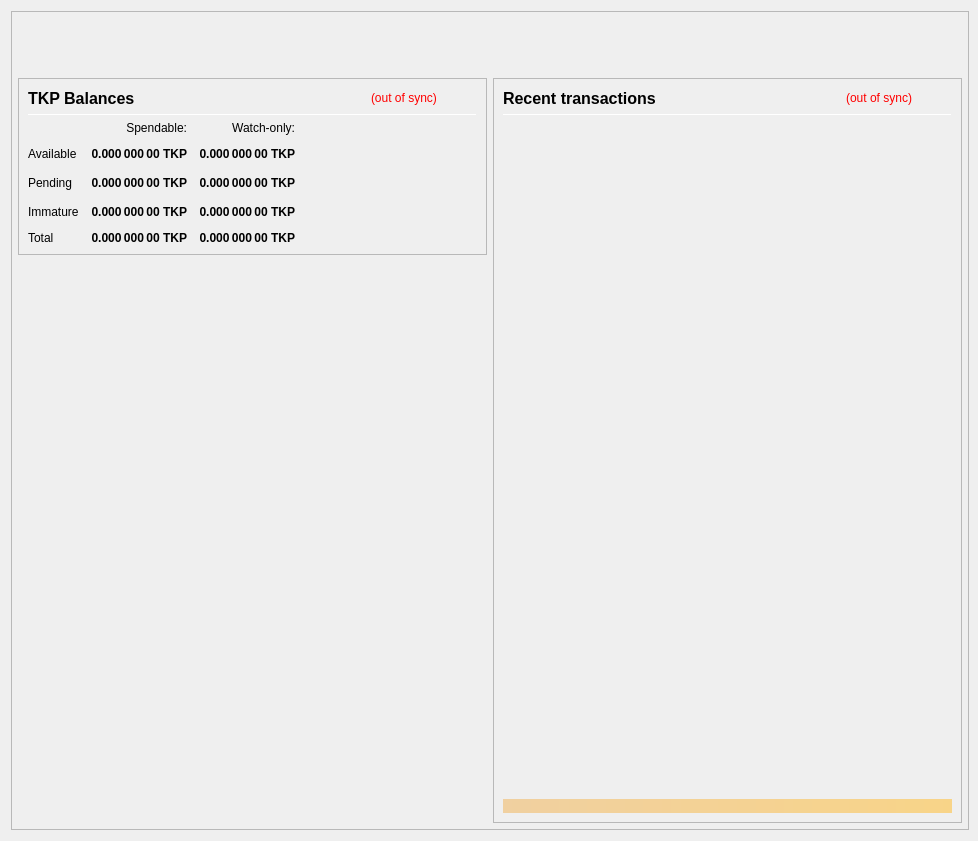
<?xml version="1.0" encoding="UTF-8"?>
<ui version="4.0">
 <class>OverviewPage</class>
 <widget class="QWidget" name="OverviewPage">
  <property name="geometry">
   <rect>
    <x>0</x>
    <y>0</y>
    <width>978</width>
    <height>841</height>
   </rect>
  </property>
  <property name="minimumSize">
   <size>
    <width>960</width>
    <height>682</height>
   </size>
  </property>
  <property name="font">
   <font>
    <weight>50</weight>
    <bold>false</bold>
   </font>
  </property>
  <property name="windowTitle">
   <string>Form</string>
  </property>
  <layout class="QVBoxLayout" name="topLayout" stretch="0">
   <property name="rightMargin">
    <number>9</number>
   </property>
   <item>
    <widget class="QFrame" name="frame_BG">
     <property name="minimumSize">
      <size>
       <width>850</width>
       <height>610</height>
      </size>
     </property>
     <property name="maximumSize">
      <size>
       <width>16777215</width>
       <height>16777215</height>
      </size>
     </property>
     <property name="frameShape">
      <enum>QFrame::StyledPanel</enum>
     </property>
     <property name="frameShadow">
      <enum>QFrame::Raised</enum>
     </property>
     <layout class="QVBoxLayout" name="verticalLayout_3" stretch="0">
      <property name="leftMargin">
       <number>0</number>
      </property>
      <property name="topMargin">
       <number>0</number>
      </property>
      <property name="rightMargin">
       <number>0</number>
      </property>
      <property name="bottomMargin">
       <number>6</number>
      </property>
      <item>
       <layout class="QVBoxLayout" name="verticalLayout_Master" stretch="0,1">
        <property name="leftMargin">
         <number>0</number>
        </property>
        <property name="topMargin">
         <number>0</number>
        </property>
        <property name="rightMargin">
         <number>0</number>
        </property>
        <property name="bottomMargin">
         <number>0</number>
        </property>
        <item>
         <widget class="QFrame" name="frame_Header">
          <layout class="QVBoxLayout" name="verticalLayout_Header" stretch="0">
           <property name="leftMargin">
            <number>0</number>
           </property>
           <property name="topMargin">
            <number>0</number>
           </property>
           <property name="rightMargin">
            <number>0</number>
           </property>
           <property name="bottomMargin">
            <number>0</number>
           </property>
           <item>
            <layout class="QHBoxLayout" name="horizontalLayout_Header" stretch="1,0">
             <property name="spacing">
              <number>6</number>
             </property>
             <item>
              <spacer name="horizontalSpacer_Header">
               <property name="orientation">
                <enum>Qt::Horizontal</enum>
               </property>
               <property name="sizeHint" stdset="0">
                <size>
                 <width>40</width>
                 <height>20</height>
                </size>
               </property>
              </spacer>
             </item>
             <item>
              <widget class="QLabel" name="labelOverviewHeaderRight">
               <property name="minimumSize">
                <size>
                 <width>464</width>
                 <height>60</height>
                </size>
               </property>
               <property name="maximumSize">
                <size>
                 <width>16777215</width>
                 <height>60</height>
                </size>
               </property>
               <property name="font">
                <font>
                 <pointsize>14</pointsize>
                </font>
               </property>
               <property name="text">
                <string/>
               </property>
               <property name="alignment">
                <set>Qt::AlignRight|Qt::AlignTrailing|Qt::AlignVCenter</set>
               </property>
              </widget>
             </item>
            </layout>
           </item>
          </layout>
         </widget>
        </item>
        <item>
         <widget class="QFrame" name="frame_Content">
          <layout class="QVBoxLayout" name="verticalLayout_Content">
           <property name="leftMargin">
            <number>6</number>
           </property>
           <property name="topMargin">
            <number>0</number>
           </property>
           <property name="rightMargin">
            <number>6</number>
           </property>
           <property name="bottomMargin">
            <number>0</number>
           </property>
           <item>
            <layout class="QHBoxLayout" name="horizontalLayout_Content" stretch="1,1">
             <property name="spacing">
              <number>6</number>
             </property>
             <item>
              <layout class="QVBoxLayout" name="verticalLayout_left" stretch="0,0">
               <item>
                <widget class="QFrame" name="frameBalances">
                 <property name="frameShape">
                  <enum>QFrame::StyledPanel</enum>
                 </property>
                 <property name="frameShadow">
                  <enum>QFrame::Raised</enum>
                 </property>
                 <layout class="QVBoxLayout" name="verticalLayout_4">
                  <item>
                   <layout class="QHBoxLayout" name="hlBalancesHeader" stretch="2,0,0">
                    <property name="spacing">
                     <number>6</number>
                    </property>
                    <item>
                     <widget class="QLabel" name="labelBalances">
                      <property name="minimumSize">
                       <size>
                        <width>0</width>
                        <height>0</height>
                       </size>
                      </property>
                      <property name="font">
                       <font>
                        <pointsize>12</pointsize>
                        <weight>75</weight>
                        <bold>true</bold>
                       </font>
                      </property>
                      <property name="text">
                       <string>TKP Balances</string>
                      </property>
                     </widget>
                    </item>
                    <item>
                     <widget class="QLabel" name="labelWalletStatus">
                      <property name="cursor">
                       <cursorShape>WhatsThisCursor</cursorShape>
                      </property>
                      <property name="toolTip">
                       <string>The displayed information may be out of date. Your wallet automatically synchronizes with the Triskelpremium network after a connection is established, but this process has not completed yet.</string>
                      </property>
                      <property name="styleSheet">
                       <string notr="true">QLabel { color: red; }</string>
                      </property>
                      <property name="text">
                       <string notr="true">(out of sync)</string>
                      </property>
                      <property name="alignment">
                       <set>Qt::AlignLeading|Qt::AlignLeft|Qt::AlignVCenter</set>
                      </property>
                     </widget>
                    </item>
                    <item>
                     <spacer name="hsBalancesHeader">
                      <property name="orientation">
                       <enum>Qt::Horizontal</enum>
                      </property>
                      <property name="sizeHint" stdset="0">
                       <size>
                        <width>40</width>
                        <height>20</height>
                       </size>
                      </property>
                     </spacer>
                    </item>
                   </layout>
                  </item>
                  <item>
                   <widget class="Line" name="lineBalances">
                    <property name="minimumSize">
                     <size>
                      <width>0</width>
                      <height>1</height>
                     </size>
                    </property>
                    <property name="maximumSize">
                     <size>
                      <width>16777215</width>
                      <height>1</height>
                     </size>
                    </property>
                    <property name="orientation">
                     <enum>Qt::Horizontal</enum>
                    </property>
                   </widget>
                  </item>
                  <item>
                   <layout class="QGridLayout" name="gridLayout">
                    <property name="spacing">
                     <number>12</number>
                    </property>
                    <item row="2" column="2">
                     <widget class="QLabel" name="labelWatchPending">
                      <property name="font">
                       <font>
                        <weight>75</weight>
                        <bold>true</bold>
                       </font>
                      </property>
                      <property name="cursor">
                       <cursorShape>ArrowCursor</cursorShape>
                      </property>
                      <property name="toolTip">
                       <string>Unconfirmed transactions to watch-only addresses</string>
                      </property>
                      <property name="text">
                       <string notr="true">0.000 000 00 TKP</string>
                      </property>
                      <property name="alignment">
                       <set>Qt::AlignRight|Qt::AlignTrailing|Qt::AlignVCenter</set>
                      </property>
                      <property name="textInteractionFlags">
                       <set>Qt::NoTextInteraction</set>
                      </property>
                     </widget>
                    </item>
                    <item row="2" column="1">
                     <widget class="QLabel" name="labelUnconfirmed">
                      <property name="font">
                       <font>
                        <weight>75</weight>
                        <bold>true</bold>
                       </font>
                      </property>
                      <property name="cursor">
                       <cursorShape>ArrowCursor</cursorShape>
                      </property>
                      <property name="toolTip">
                       <string>Total of transactions that have yet to be confirmed, and do not yet count toward the spendable balance</string>
                      </property>
                      <property name="text">
                       <string notr="true">0.000 000 00 TKP</string>
                      </property>
                      <property name="alignment">
                       <set>Qt::AlignRight|Qt::AlignTrailing|Qt::AlignVCenter</set>
                      </property>
                      <property name="textInteractionFlags">
                       <set>Qt::NoTextInteraction</set>
                      </property>
                     </widget>
                    </item>
                    <item row="3" column="2">
                     <widget class="QLabel" name="labelWatchImmature">
                      <property name="font">
                       <font>
                        <weight>75</weight>
                        <bold>true</bold>
                       </font>
                      </property>
                      <property name="cursor">
                       <cursorShape>ArrowCursor</cursorShape>
                      </property>
                      <property name="toolTip">
                       <string>Staked or masternode rewards in watch-only addresses that has not yet matured</string>
                      </property>
                      <property name="text">
                       <string notr="true">0.000 000 00 TKP</string>
                      </property>
                      <property name="alignment">
                       <set>Qt::AlignRight|Qt::AlignTrailing|Qt::AlignVCenter</set>
                      </property>
                      <property name="textInteractionFlags">
                       <set>Qt::NoTextInteraction</set>
                      </property>
                     </widget>
                    </item>
                    <item row="4" column="0">
                     <widget class="QLabel" name="labelTotalText">
                      <property name="text">
                       <string>Total</string>
                      </property>
                      <property name="textInteractionFlags">
                       <set>Qt::NoTextInteraction</set>
                      </property>
                     </widget>
                    </item>
                    <item row="3" column="1">
                     <widget class="QLabel" name="labelImmature">
                      <property name="font">
                       <font>
                        <weight>75</weight>
                        <bold>true</bold>
                       </font>
                      </property>
                      <property name="cursor">
                       <cursorShape>ArrowCursor</cursorShape>
                      </property>
                      <property name="toolTip">
                       <string>Staked or masternode rewards that has not yet matured</string>
                      </property>
                      <property name="text">
                       <string notr="true">0.000 000 00 TKP</string>
                      </property>
                      <property name="alignment">
                       <set>Qt::AlignRight|Qt::AlignTrailing|Qt::AlignVCenter</set>
                      </property>
                      <property name="textInteractionFlags">
                       <set>Qt::NoTextInteraction</set>
                      </property>
                     </widget>
                    </item>
                    <item row="2" column="3">
                     <spacer name="hsBalances">
                      <property name="orientation">
                       <enum>Qt::Horizontal</enum>
                      </property>
                      <property name="sizeHint" stdset="0">
                       <size>
                        <width>40</width>
                        <height>20</height>
                       </size>
                      </property>
                     </spacer>
                    </item>
                    <item row="3" column="0">
                     <widget class="QLabel" name="labelImmatureText">
                      <property name="text">
                       <string>Immature</string>
                      </property>
                      <property name="textInteractionFlags">
                       <set>Qt::NoTextInteraction</set>
                      </property>
                     </widget>
                    </item>
                    <item row="4" column="1">
                     <widget class="QLabel" name="labelTotal">
                      <property name="font">
                       <font>
                        <weight>75</weight>
                        <bold>true</bold>
                       </font>
                      </property>
                      <property name="cursor">
                       <cursorShape>ArrowCursor</cursorShape>
                      </property>
                      <property name="toolTip">
                       <string>Your current total balance</string>
                      </property>
                      <property name="text">
                       <string notr="true">0.000 000 00 TKP</string>
                      </property>
                      <property name="alignment">
                       <set>Qt::AlignRight|Qt::AlignTrailing|Qt::AlignVCenter</set>
                      </property>
                      <property name="textInteractionFlags">
                       <set>Qt::NoTextInteraction</set>
                      </property>
                     </widget>
                    </item>
                    <item row="4" column="2">
                     <widget class="QLabel" name="labelWatchTotal">
                      <property name="font">
                       <font>
                        <weight>75</weight>
                        <bold>true</bold>
                       </font>
                      </property>
                      <property name="cursor">
                       <cursorShape>ArrowCursor</cursorShape>
                      </property>
                      <property name="toolTip">
                       <string>Current total balance in watch-only addresses</string>
                      </property>
                      <property name="text">
                       <string notr="true">0.000 000 00 TKP</string>
                      </property>
                      <property name="alignment">
                       <set>Qt::AlignRight|Qt::AlignTrailing|Qt::AlignVCenter</set>
                      </property>
                      <property name="textInteractionFlags">
                       <set>Qt::NoTextInteraction</set>
                      </property>
                     </widget>
                    </item>
                    <item row="0" column="2">
                     <widget class="QLabel" name="labelWatchonly">
                      <property name="text">
                       <string>Watch-only:</string>
                      </property>
                      <property name="alignment">
                       <set>Qt::AlignRight|Qt::AlignTrailing|Qt::AlignVCenter</set>
                      </property>
                     </widget>
                    </item>
                    <item row="1" column="0">
                     <widget class="QLabel" name="labelBalanceText">
                      <property name="text">
                       <string>Available</string>
                      </property>
                      <property name="textInteractionFlags">
                       <set>Qt::NoTextInteraction</set>
                      </property>
                     </widget>
                    </item>
                    <item row="1" column="1">
                     <widget class="QLabel" name="labelBalance">
                      <property name="font">
                       <font>
                        <weight>75</weight>
                        <bold>true</bold>
                       </font>
                      </property>
                      <property name="cursor">
                       <cursorShape>ArrowCursor</cursorShape>
                      </property>
                      <property name="toolTip">
                       <string>Your current spendable balance</string>
                      </property>
                      <property name="text">
                       <string notr="true">0.000 000 00 TKP</string>
                      </property>
                      <property name="alignment">
                       <set>Qt::AlignRight|Qt::AlignTrailing|Qt::AlignVCenter</set>
                      </property>
                      <property name="textInteractionFlags">
                       <set>Qt::NoTextInteraction</set>
                      </property>
                     </widget>
                    </item>
                    <item row="1" column="2">
                     <widget class="QLabel" name="labelWatchAvailable">
                      <property name="font">
                       <font>
                        <weight>75</weight>
                        <bold>true</bold>
                       </font>
                      </property>
                      <property name="cursor">
                       <cursorShape>ArrowCursor</cursorShape>
                      </property>
                      <property name="toolTip">
                       <string>Your current balance in watch-only addresses</string>
                      </property>
                      <property name="text">
                       <string notr="true">0.000 000 00 TKP</string>
                      </property>
                      <property name="alignment">
                       <set>Qt::AlignRight|Qt::AlignTrailing|Qt::AlignVCenter</set>
                      </property>
                      <property name="textInteractionFlags">
                       <set>Qt::NoTextInteraction</set>
                      </property>
                     </widget>
                    </item>
                    <item row="2" column="0">
                     <widget class="QLabel" name="labelPendingText">
                      <property name="text">
                       <string>Pending</string>
                      </property>
                      <property name="textInteractionFlags">
                       <set>Qt::NoTextInteraction</set>
                      </property>
                     </widget>
                    </item>
                    <item row="0" column="1">
                     <widget class="QLabel" name="labelSpendable">
                      <property name="text">
                       <string>Spendable:</string>
                      </property>
                      <property name="alignment">
                       <set>Qt::AlignRight|Qt::AlignTrailing|Qt::AlignVCenter</set>
                      </property>
                     </widget>
                    </item>
                   </layout>
                  </item>
                 </layout>
                </widget>
               </item>
               <item>
                <spacer name="verticalSpacer">
                 <property name="orientation">
                  <enum>Qt::Vertical</enum>
                 </property>
                 <property name="sizeHint" stdset="0">
                  <size>
                   <width>20</width>
                   <height>40</height>
                  </size>
                 </property>
                </spacer>
               </item>
              </layout>
             </item>
             <item>
              <layout class="QVBoxLayout" name="verticalLayout_right" stretch="1">
               <item>
                <widget class="QFrame" name="frame_RecentTransactions">
                 <property name="minimumSize">
                  <size>
                   <width>0</width>
                   <height>0</height>
                  </size>
                 </property>
                 <property name="frameShape">
                  <enum>QFrame::StyledPanel</enum>
                 </property>
                 <property name="frameShadow">
                  <enum>QFrame::Raised</enum>
                 </property>
                 <layout class="QVBoxLayout" name="verticalLayout_1" stretch="0,0,0,0,0">
                  <item>
                   <layout class="QHBoxLayout" name="horizontalLayout_2" stretch="2,0,0">
                    <property name="spacing">
                     <number>3</number>
                    </property>
                    <item>
                     <widget class="QLabel" name="label_4">
                      <property name="minimumSize">
                       <size>
                        <width>0</width>
                        <height>20</height>
                       </size>
                      </property>
                      <property name="font">
                       <font>
                        <pointsize>12</pointsize>
                        <weight>75</weight>
                        <bold>true</bold>
                       </font>
                      </property>
                      <property name="text">
                       <string>Recent transactions</string>
                      </property>
                     </widget>
                    </item>
                    <item>
                     <widget class="QLabel" name="labelTransactionsStatus">
                      <property name="cursor">
                       <cursorShape>WhatsThisCursor</cursorShape>
                      </property>
                      <property name="toolTip">
                       <string>The displayed information may be out of date. Your wallet automatically synchronizes with the Triskelpremium network after a connection is established, but this process has not completed yet.</string>
                      </property>
                      <property name="styleSheet">
                       <string notr="true">QLabel { color: red; }</string>
                      </property>
                      <property name="text">
                       <string notr="true">(out of sync)</string>
                      </property>
                      <property name="alignment">
                       <set>Qt::AlignRight|Qt::AlignTrailing|Qt::AlignVCenter</set>
                      </property>
                     </widget>
                    </item>
                    <item>
                     <spacer name="horizontalSpacer">
                      <property name="orientation">
                       <enum>Qt::Horizontal</enum>
                      </property>
                      <property name="sizeHint" stdset="0">
                       <size>
                        <width>40</width>
                        <height>20</height>
                       </size>
                      </property>
                     </spacer>
                    </item>
                   </layout>
                  </item>
                  <item>
                   <widget class="Line" name="line">
                    <property name="minimumSize">
                     <size>
                      <width>0</width>
                      <height>1</height>
                     </size>
                    </property>
                    <property name="maximumSize">
                     <size>
                      <width>16777215</width>
                      <height>1</height>
                     </size>
                    </property>
                    <property name="orientation">
                     <enum>Qt::Horizontal</enum>
                    </property>
                   </widget>
                  </item>
                  <item>
                   <widget class="QListView" name="listTransactions">
                    <property name="minimumSize">
                     <size>
                      <width>0</width>
                      <height>0</height>
                     </size>
                    </property>
                    <property name="styleSheet">
                     <string notr="true">QListView { background: transparent; }</string>
                    </property>
                    <property name="frameShape">
                     <enum>QFrame::NoFrame</enum>
                    </property>
                    <property name="verticalScrollBarPolicy">
                     <enum>Qt::ScrollBarAlwaysOff</enum>
                    </property>
                    <property name="horizontalScrollBarPolicy">
                     <enum>Qt::ScrollBarAlwaysOff</enum>
                    </property>
                    <property name="selectionMode">
                     <enum>QAbstractItemView::NoSelection</enum>
                    </property>
                   </widget>
                  </item>
                  <item>
                   <spacer name="verticalSpacer_2">
                    <property name="orientation">
                     <enum>Qt::Vertical</enum>
                    </property>
                    <property name="sizeType">
                     <enum>QSizePolicy::Expanding</enum>
                    </property>
                    <property name="sizeHint" stdset="0">
                     <size>
                      <width>20</width>
                      <height>40</height>
                     </size>
                    </property>
                   </spacer>
                  </item>
                  <item>
                   <widget class="QLabel" name="labelAlerts">
                    <property name="maximumSize">
                     <size>
                      <width>16777215</width>
                      <height>16777215</height>
                     </size>
                    </property>
                    <property name="styleSheet">
                     <string notr="true">background-color: qlineargradient(x1: 0, y1: 0, x2: 1, y2: 0, stop:0 #F0D0A0, stop:1 #F8D488); color:#000000;</string>
                    </property>
                    <property name="text">
                     <string/>
                    </property>
                    <property name="wordWrap">
                     <bool>true</bool>
                    </property>
                    <property name="margin">
                     <number>3</number>
                    </property>
                   </widget>
                  </item>
                 </layout>
                </widget>
               </item>
              </layout>
             </item>
            </layout>
           </item>
          </layout>
         </widget>
        </item>
       </layout>
      </item>
     </layout>
    </widget>
   </item>
  </layout>
 </widget>
 <resources/>
 <connections/>
</ui>
